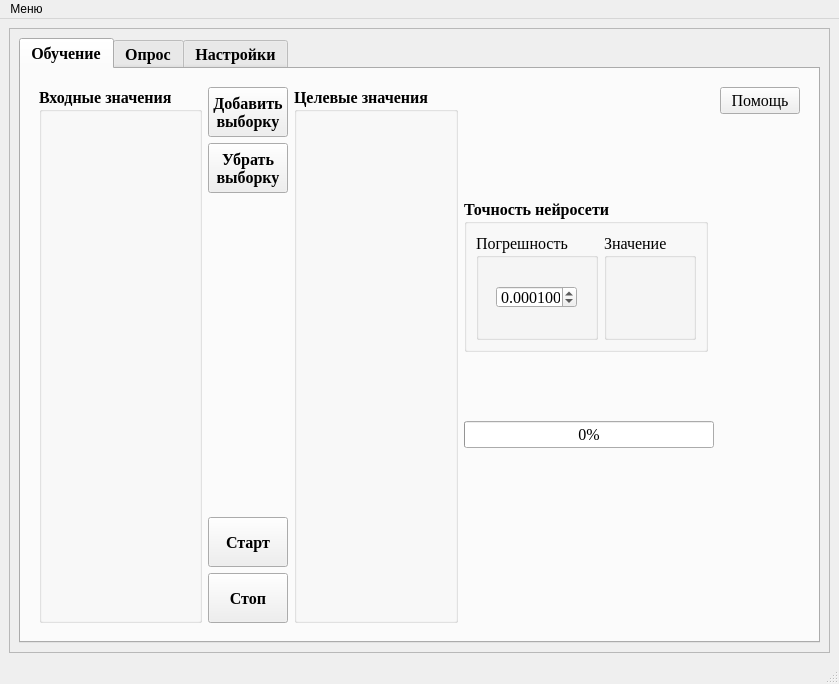
<?xml version="1.0" encoding="UTF-8"?>
<ui version="4.0">
 <class>MainWindow</class>
 <widget class="QMainWindow" name="MainWindow">
  <property name="geometry">
   <rect>
    <x>0</x>
    <y>0</y>
    <width>793</width>
    <height>672</height>
   </rect>
  </property>
  <property name="maximumSize">
   <size>
    <width>1920</width>
    <height>1080</height>
   </size>
  </property>
  <property name="sizeIncrement">
   <size>
    <width>5</width>
    <height>5</height>
   </size>
  </property>
  <property name="windowTitle">
   <string>NeuralNetwork</string>
  </property>
  <property name="windowIcon">
   <iconset>
    <normaloff>resources/icon.png</normaloff>resources/icon.png</iconset>
  </property>
  <property name="styleSheet">
   <string notr="true"/>
  </property>
  <property name="toolButtonStyle">
   <enum>Qt::ToolButtonTextUnderIcon</enum>
  </property>
  <widget class="QWidget" name="centralwidget">
   <layout class="QGridLayout" name="gridLayout">
    <item row="0" column="0">
     <layout class="QGridLayout" name="gridLayout_2">
      <item row="0" column="0">
       <widget class="QFrame" name="frame">
        <property name="frameShape">
         <enum>QFrame::StyledPanel</enum>
        </property>
        <property name="frameShadow">
         <enum>QFrame::Raised</enum>
        </property>
        <layout class="QGridLayout" name="gridLayout_3">
         <item row="0" column="0">
          <widget class="QTabWidget" name="tabWidget_2">
           <property name="sizePolicy">
            <sizepolicy hsizetype="Expanding" vsizetype="Expanding">
             <horstretch>0</horstretch>
             <verstretch>0</verstretch>
            </sizepolicy>
           </property>
           <property name="maximumSize">
            <size>
             <width>16777215</width>
             <height>16777215</height>
            </size>
           </property>
           <property name="font">
            <font>
             <family>Times New Roman</family>
             <pointsize>12</pointsize>
             <weight>75</weight>
             <bold>true</bold>
            </font>
           </property>
           <property name="tabShape">
            <enum>QTabWidget::Rounded</enum>
           </property>
           <property name="currentIndex">
            <number>0</number>
           </property>
           <property name="elideMode">
            <enum>Qt::ElideLeft</enum>
           </property>
           <property name="documentMode">
            <bool>false</bool>
           </property>
           <property name="tabsClosable">
            <bool>false</bool>
           </property>
           <property name="movable">
            <bool>false</bool>
           </property>
           <property name="tabBarAutoHide">
            <bool>false</bool>
           </property>
           <widget class="QWidget" name="tab_3">
            <attribute name="title">
             <string>Обучение</string>
            </attribute>
            <layout class="QGridLayout" name="gridLayout_4">
             <item row="0" column="0">
              <widget class="QFrame" name="frame_2">
               <layout class="QGridLayout" name="gridLayout_5">
                <item row="0" column="0" rowspan="6">
                 <widget class="QGroupBox" name="inputValuesBox">
                  <property name="font">
                   <font>
                    <family>Times New Roman</family>
                    <pointsize>12</pointsize>
                    <weight>75</weight>
                    <bold>true</bold>
                   </font>
                  </property>
                  <property name="title">
                   <string>Входные значения</string>
                  </property>
                 </widget>
                </item>
                <item row="0" column="2" rowspan="6">
                 <widget class="QGroupBox" name="targetValBox">
                  <property name="font">
                   <font>
                    <family>Times New Roman</family>
                    <pointsize>12</pointsize>
                    <weight>75</weight>
                    <bold>true</bold>
                   </font>
                  </property>
                  <property name="title">
                   <string>Целевые значения</string>
                  </property>
                 </widget>
                </item>
                <item row="4" column="1">
                 <widget class="QPushButton" name="learnStartBtn">
                  <property name="maximumSize">
                   <size>
                    <width>1000</width>
                    <height>50</height>
                   </size>
                  </property>
                  <property name="font">
                   <font>
                    <family>Times New Roman</family>
                    <pointsize>12</pointsize>
                    <weight>75</weight>
                    <bold>true</bold>
                   </font>
                  </property>
                  <property name="text">
                   <string>Старт</string>
                  </property>
                 </widget>
                </item>
                <item row="0" column="5" alignment="Qt::AlignRight|Qt::AlignTop">
                 <widget class="QPushButton" name="learnHelpBtn">
                  <property name="maximumSize">
                   <size>
                    <width>100</width>
                    <height>100</height>
                   </size>
                  </property>
                  <property name="font">
                   <font>
                    <family>Times New Roman</family>
                    <pointsize>12</pointsize>
                    <weight>50</weight>
                    <bold>false</bold>
                   </font>
                  </property>
                  <property name="text">
                   <string>Помощь</string>
                  </property>
                 </widget>
                </item>
                <item row="1" column="1">
                 <widget class="QPushButton" name="deleteViborkaBtn">
                  <property name="maximumSize">
                   <size>
                    <width>16777215</width>
                    <height>50</height>
                   </size>
                  </property>
                  <property name="font">
                   <font>
                    <family>Times New Roman</family>
                    <pointsize>12</pointsize>
                    <weight>75</weight>
                    <bold>true</bold>
                   </font>
                  </property>
                  <property name="text">
                   <string>Убрать
выборку</string>
                  </property>
                 </widget>
                </item>
                <item row="3" column="3" colspan="2" alignment="Qt::AlignVCenter">
                 <widget class="QProgressBar" name="progressBar">
                  <property name="maximumSize">
                   <size>
                    <width>10000</width>
                    <height>10000</height>
                   </size>
                  </property>
                  <property name="font">
                   <font>
                    <pointsize>12</pointsize>
                    <weight>50</weight>
                    <bold>false</bold>
                   </font>
                  </property>
                  <property name="value">
                   <number>0</number>
                  </property>
                 </widget>
                </item>
                <item row="5" column="1">
                 <widget class="QPushButton" name="StopBtn">
                  <property name="maximumSize">
                   <size>
                    <width>16777215</width>
                    <height>50</height>
                   </size>
                  </property>
                  <property name="font">
                   <font>
                    <family>Times New Roman</family>
                    <pointsize>12</pointsize>
                    <weight>75</weight>
                    <bold>true</bold>
                   </font>
                  </property>
                  <property name="text">
                   <string>Стоп</string>
                  </property>
                 </widget>
                </item>
                <item row="0" column="1">
                 <widget class="QPushButton" name="addViborkaBtn">
                  <property name="maximumSize">
                   <size>
                    <width>16777215</width>
                    <height>50</height>
                   </size>
                  </property>
                  <property name="font">
                   <font>
                    <family>Times New Roman</family>
                    <pointsize>12</pointsize>
                    <weight>75</weight>
                    <bold>true</bold>
                   </font>
                  </property>
                  <property name="text">
                   <string>Добавить
выборку</string>
                  </property>
                 </widget>
                </item>
                <item row="2" column="3">
                 <widget class="QGroupBox" name="performanceBox">
                  <property name="sizePolicy">
                   <sizepolicy hsizetype="Fixed" vsizetype="Fixed">
                    <horstretch>0</horstretch>
                    <verstretch>0</verstretch>
                   </sizepolicy>
                  </property>
                  <property name="maximumSize">
                   <size>
                    <width>10000</width>
                    <height>100000</height>
                   </size>
                  </property>
                  <property name="font">
                   <font>
                    <family>Times New Roman</family>
                    <pointsize>12</pointsize>
                    <weight>75</weight>
                    <bold>true</bold>
                   </font>
                  </property>
                  <property name="autoFillBackground">
                   <bool>false</bool>
                  </property>
                  <property name="title">
                   <string>Точность нейросети</string>
                  </property>
                  <layout class="QGridLayout" name="gridLayout_6">
                   <item row="0" column="0">
                    <widget class="QGroupBox" name="groupBox_4">
                     <property name="maximumSize">
                      <size>
                       <width>10000</width>
                       <height>10000</height>
                      </size>
                     </property>
                     <property name="font">
                      <font>
                       <weight>50</weight>
                       <bold>false</bold>
                      </font>
                     </property>
                     <property name="title">
                      <string>Погрешность</string>
                     </property>
                     <layout class="QGridLayout" name="gridLayout_9">
                      <item row="0" column="0">
                       <widget class="QDoubleSpinBox" name="errorBox">
                        <property name="maximumSize">
                         <size>
                          <width>81</width>
                          <height>22</height>
                         </size>
                        </property>
                        <property name="wrapping">
                         <bool>false</bool>
                        </property>
                        <property name="showGroupSeparator" stdset="0">
                         <bool>false</bool>
                        </property>
                        <property name="decimals">
                         <number>6</number>
                        </property>
                        <property name="minimum">
                         <double>0.000000000000000</double>
                        </property>
                        <property name="maximum">
                         <double>0.200000000000000</double>
                        </property>
                        <property name="singleStep">
                         <double>0.000100000000000</double>
                        </property>
                        <property name="value">
                         <double>0.000100000000000</double>
                        </property>
                       </widget>
                      </item>
                     </layout>
                    </widget>
                   </item>
                   <item row="0" column="1">
                    <widget class="QGroupBox" name="groupBox_5">
                     <property name="font">
                      <font>
                       <weight>50</weight>
                       <bold>false</bold>
                      </font>
                     </property>
                     <property name="title">
                      <string>Значение</string>
                     </property>
                     <layout class="QGridLayout" name="gridLayout_10">
                      <item row="0" column="0">
                       <widget class="QLabel" name="performanceLabel">
                        <property name="maximumSize">
                         <size>
                          <width>81</width>
                          <height>31</height>
                         </size>
                        </property>
                        <property name="font">
                         <font>
                          <weight>50</weight>
                          <bold>false</bold>
                         </font>
                        </property>
                        <property name="text">
                         <string/>
                        </property>
                        <property name="wordWrap">
                         <bool>true</bool>
                        </property>
                       </widget>
                      </item>
                     </layout>
                    </widget>
                   </item>
                  </layout>
                 </widget>
                </item>
               </layout>
              </widget>
             </item>
            </layout>
           </widget>
           <widget class="QWidget" name="tab_4">
            <attribute name="title">
             <string>Опрос</string>
            </attribute>
            <layout class="QGridLayout" name="gridLayout_11">
             <item row="0" column="0">
              <widget class="QFrame" name="defQueryBox">
               <property name="font">
                <font>
                 <pointsize>12</pointsize>
                 <weight>75</weight>
                 <bold>true</bold>
                </font>
               </property>
               <property name="cursor">
                <cursorShape>SizeHorCursor</cursorShape>
               </property>
               <layout class="QGridLayout" name="gridLayout_7">
                <item row="0" column="4" alignment="Qt::AlignRight|Qt::AlignTop">
                 <widget class="QPushButton" name="queryHelpBtn">
                  <property name="font">
                   <font>
                    <family>Times New Roman</family>
                    <pointsize>12</pointsize>
                    <weight>50</weight>
                    <bold>false</bold>
                   </font>
                  </property>
                  <property name="text">
                   <string>Помощь</string>
                  </property>
                 </widget>
                </item>
                <item row="3" column="1">
                 <widget class="QPushButton" name="queryBtn">
                  <property name="font">
                   <font>
                    <family>Times New Roman</family>
                    <pointsize>12</pointsize>
                    <weight>75</weight>
                    <bold>true</bold>
                   </font>
                  </property>
                  <property name="text">
                   <string>Опрос</string>
                  </property>
                  <property name="flat">
                   <bool>false</bool>
                  </property>
                 </widget>
                </item>
                <item row="0" column="1" alignment="Qt::AlignTop">
                 <widget class="QPushButton" name="deleteQueryViborkaBtn">
                  <property name="font">
                   <font>
                    <family>Times New Roman</family>
                    <pointsize>12</pointsize>
                    <weight>75</weight>
                    <bold>true</bold>
                   </font>
                  </property>
                  <property name="text">
                   <string>Убрать
выборку</string>
                  </property>
                 </widget>
                </item>
                <item row="0" column="0" rowspan="4">
                 <widget class="QGroupBox" name="queryInputValuesBox">
                  <property name="font">
                   <font>
                    <family>Times New Roman</family>
                    <pointsize>12</pointsize>
                    <weight>75</weight>
                    <bold>true</bold>
                   </font>
                  </property>
                  <property name="title">
                   <string>Входные значения</string>
                  </property>
                  <property name="flat">
                   <bool>false</bool>
                  </property>
                  <property name="checkable">
                   <bool>false</bool>
                  </property>
                 </widget>
                </item>
                <item row="0" column="2" rowspan="4">
                 <widget class="QGroupBox" name="targetValBox_2">
                  <property name="font">
                   <font>
                    <family>Times New Roman</family>
                    <pointsize>12</pointsize>
                    <weight>75</weight>
                    <bold>true</bold>
                   </font>
                  </property>
                  <property name="title">
                   <string>Выходное значение</string>
                  </property>
                  <layout class="QHBoxLayout" name="horizontalLayout">
                   <item>
                    <widget class="QLabel" name="outputLabel">
                     <property name="font">
                      <font>
                       <family>Unispace</family>
                       <pointsize>12</pointsize>
                       <weight>75</weight>
                       <bold>true</bold>
                      </font>
                     </property>
                     <property name="frameShape">
                      <enum>QFrame::StyledPanel</enum>
                     </property>
                     <property name="text">
                      <string/>
                     </property>
                    </widget>
                   </item>
                  </layout>
                 </widget>
                </item>
                <item row="1" column="1" alignment="Qt::AlignBottom">
                 <widget class="QPushButton" name="addQueryViborkaBtn">
                  <property name="font">
                   <font>
                    <family>Times New Roman</family>
                    <pointsize>12</pointsize>
                    <weight>75</weight>
                    <bold>true</bold>
                   </font>
                  </property>
                  <property name="text">
                   <string>Добавить
выборку</string>
                  </property>
                 </widget>
                </item>
               </layout>
               <zorder>targetValBox_2</zorder>
               <zorder>queryBtn</zorder>
               <zorder>queryHelpBtn</zorder>
               <zorder>queryInputValuesBox</zorder>
               <zorder>deleteQueryViborkaBtn</zorder>
               <zorder>addQueryViborkaBtn</zorder>
              </widget>
             </item>
            </layout>
           </widget>
           <widget class="QWidget" name="tab">
            <attribute name="title">
             <string>Настройки</string>
            </attribute>
            <layout class="QGridLayout" name="gridLayout_8">
             <item row="0" column="0">
              <widget class="QFrame" name="frameLink">
               <property name="font">
                <font>
                 <family>Times New Roman</family>
                 <pointsize>10</pointsize>
                 <weight>50</weight>
                 <bold>false</bold>
                </font>
               </property>
               <layout class="QGridLayout" name="gridLayout_12">
                <item row="0" column="0">
                 <widget class="QGroupBox" name="groupBox_2">
                  <property name="title">
                   <string>GroupBox</string>
                  </property>
                 </widget>
                </item>
                <item row="6" column="0" colspan="3">
                 <widget class="QGroupBox" name="groupBox">
                  <property name="font">
                   <font>
                    <pointsize>12</pointsize>
                    <weight>50</weight>
                    <bold>false</bold>
                   </font>
                  </property>
                  <property name="title">
                   <string>Количество циклов обучения</string>
                  </property>
                  <layout class="QGridLayout" name="gridLayout_14">
                   <item row="0" column="0">
                    <widget class="QTextEdit" name="loopCount">
                     <property name="maximumSize">
                      <size>
                       <width>50</width>
                       <height>50</height>
                      </size>
                     </property>
                    </widget>
                   </item>
                  </layout>
                 </widget>
                </item>
                <item row="7" column="0" colspan="3">
                 <widget class="QGroupBox" name="epochsGroupBox">
                  <property name="font">
                   <font>
                    <pointsize>12</pointsize>
                    <weight>50</weight>
                    <bold>false</bold>
                   </font>
                  </property>
                  <property name="title">
                   <string>Количество эпох</string>
                  </property>
                  <layout class="QGridLayout" name="gridLayout_13">
                   <item row="0" column="0">
                    <widget class="QTextEdit" name="epochsCount">
                     <property name="maximumSize">
                      <size>
                       <width>50</width>
                       <height>50</height>
                      </size>
                     </property>
                    </widget>
                   </item>
                  </layout>
                 </widget>
                </item>
                <item row="2" column="7">
                 <widget class="QPushButton" name="LoadWeightsBtn">
                  <property name="font">
                   <font>
                    <pointsize>12</pointsize>
                    <weight>50</weight>
                    <bold>false</bold>
                   </font>
                  </property>
                  <property name="text">
                   <string>Загрузить
веса</string>
                  </property>
                 </widget>
                </item>
                <item row="3" column="4">
                 <widget class="QLabel" name="label_8">
                  <property name="font">
                   <font>
                    <pointsize>12</pointsize>
                    <weight>50</weight>
                    <bold>false</bold>
                   </font>
                  </property>
                  <property name="text">
                   <string>Количисетво нейронов во 2-м
скрытом слое</string>
                  </property>
                  <property name="alignment">
                   <set>Qt::AlignCenter</set>
                  </property>
                 </widget>
                </item>
                <item row="3" column="7">
                 <widget class="QPushButton" name="SaveWeightsBtn">
                  <property name="font">
                   <font>
                    <pointsize>12</pointsize>
                    <weight>50</weight>
                    <bold>false</bold>
                   </font>
                  </property>
                  <property name="text">
                   <string>Сохранить
веса</string>
                  </property>
                 </widget>
                </item>
                <item row="4" column="4">
                 <widget class="QTextEdit" name="HiddenLayerCount2"/>
                </item>
                <item row="5" column="7">
                 <widget class="QPushButton" name="clearBtn">
                  <property name="font">
                   <font>
                    <family>Times New Roman</family>
                    <pointsize>12</pointsize>
                    <weight>50</weight>
                    <bold>false</bold>
                   </font>
                  </property>
                  <property name="text">
                   <string>Сбросить
параметры</string>
                  </property>
                 </widget>
                </item>
                <item row="2" column="4">
                 <widget class="QTextEdit" name="hiddenLayerCount1"/>
                </item>
                <item row="4" column="3">
                 <widget class="QPushButton" name="RerandWeightsBtn">
                  <property name="font">
                   <font>
                    <family>Times New Roman</family>
                    <pointsize>12</pointsize>
                    <weight>50</weight>
                    <bold>false</bold>
                   </font>
                  </property>
                  <property name="text">
                   <string>Сгенерировать
новые веса</string>
                  </property>
                 </widget>
                </item>
                <item row="5" column="4" alignment="Qt::AlignLeft|Qt::AlignTop">
                 <widget class="QPushButton" name="chCountBtn">
                  <property name="font">
                   <font>
                    <family>Times New Roman</family>
                    <pointsize>12</pointsize>
                    <weight>50</weight>
                    <bold>false</bold>
                   </font>
                  </property>
                  <property name="text">
                   <string>Изменить</string>
                  </property>
                 </widget>
                </item>
                <item row="0" column="7">
                 <widget class="QPushButton" name="settingsHelpBtn">
                  <property name="font">
                   <font>
                    <family>Times New Roman</family>
                    <pointsize>12</pointsize>
                    <weight>50</weight>
                    <bold>false</bold>
                   </font>
                  </property>
                  <property name="text">
                   <string>Помощь</string>
                  </property>
                 </widget>
                </item>
                <item row="2" column="1">
                 <widget class="QTextEdit" name="hNodesIn"/>
                </item>
                <item row="3" column="0" colspan="3">
                 <widget class="QLabel" name="label_2">
                  <property name="font">
                   <font>
                    <pointsize>12</pointsize>
                    <weight>50</weight>
                    <bold>false</bold>
                   </font>
                  </property>
                  <property name="text">
                   <string>Количество выходных значений</string>
                  </property>
                  <property name="alignment">
                   <set>Qt::AlignCenter</set>
                  </property>
                 </widget>
                </item>
                <item row="4" column="1">
                 <widget class="QTextEdit" name="oNodesIn"/>
                </item>
                <item row="1" column="0" colspan="3">
                 <widget class="QLabel" name="label">
                  <property name="font">
                   <font>
                    <pointsize>12</pointsize>
                    <weight>50</weight>
                    <bold>false</bold>
                   </font>
                  </property>
                  <property name="text">
                   <string>Количество входных значений</string>
                  </property>
                  <property name="alignment">
                   <set>Qt::AlignCenter</set>
                  </property>
                 </widget>
                </item>
                <item row="1" column="4">
                 <widget class="QLabel" name="label_6">
                  <property name="font">
                   <font>
                    <pointsize>12</pointsize>
                    <weight>50</weight>
                    <bold>false</bold>
                   </font>
                  </property>
                  <property name="text">
                   <string>Количество нейронов в 1-м
скрытом слое</string>
                  </property>
                  <property name="alignment">
                   <set>Qt::AlignCenter</set>
                  </property>
                 </widget>
                </item>
                <item row="5" column="1" alignment="Qt::AlignRight|Qt::AlignTop">
                 <widget class="QPushButton" name="chLinksBtn">
                  <property name="font">
                   <font>
                    <family>Times New Roman</family>
                    <pointsize>12</pointsize>
                    <weight>50</weight>
                    <bold>false</bold>
                   </font>
                  </property>
                  <property name="text">
                   <string>Изменить</string>
                  </property>
                 </widget>
                </item>
                <item row="7" column="4">
                 <widget class="QPushButton" name="epochsLoopsBtn">
                  <property name="font">
                   <font>
                    <pointsize>12</pointsize>
                    <weight>50</weight>
                    <bold>false</bold>
                   </font>
                  </property>
                  <property name="text">
                   <string>Изменить</string>
                  </property>
                 </widget>
                </item>
                <item row="6" column="3" colspan="2">
                 <widget class="QGroupBox" name="groupBox_3">
                  <property name="font">
                   <font>
                    <pointsize>12</pointsize>
                    <weight>50</weight>
                    <bold>false</bold>
                   </font>
                  </property>
                  <property name="title">
                   <string>Коэффициент обучения</string>
                  </property>
                  <layout class="QGridLayout" name="gridLayout_15">
                   <item row="0" column="0">
                    <widget class="QTextEdit" name="learnRateBox">
                     <property name="maximumSize">
                      <size>
                       <width>50</width>
                       <height>50</height>
                      </size>
                     </property>
                    </widget>
                   </item>
                  </layout>
                 </widget>
                </item>
               </layout>
              </widget>
             </item>
            </layout>
           </widget>
          </widget>
         </item>
        </layout>
       </widget>
      </item>
     </layout>
    </item>
   </layout>
  </widget>
  <widget class="QMenuBar" name="menubar">
   <property name="geometry">
    <rect>
     <x>0</x>
     <y>0</y>
     <width>793</width>
     <height>21</height>
    </rect>
   </property>
   <widget class="QMenu" name="menu">
    <property name="title">
     <string>Меню</string>
    </property>
    <addaction name="loadFromFile"/>
    <addaction name="currentParamBtn"/>
    <addaction name="separator"/>
    <addaction name="FAQbtn"/>
    <addaction name="separator"/>
    <addaction name="exitAction_2"/>
   </widget>
   <addaction name="menu"/>
  </widget>
  <widget class="QStatusBar" name="statusbar"/>
  <action name="loadFromFile">
   <property name="text">
    <string>Загрузить внешний файл(.txt, .xlsx)</string>
   </property>
  </action>
  <action name="currentParamBtn">
   <property name="text">
    <string>Просмотреть текущие параметры</string>
   </property>
  </action>
  <action name="FAQbtn">
   <property name="text">
    <string>О программе</string>
   </property>
  </action>
  <action name="exitAction_2">
   <property name="text">
    <string>Закрыть программу</string>
   </property>
  </action>
 </widget>
 <resources/>
 <connections/>
</ui>
